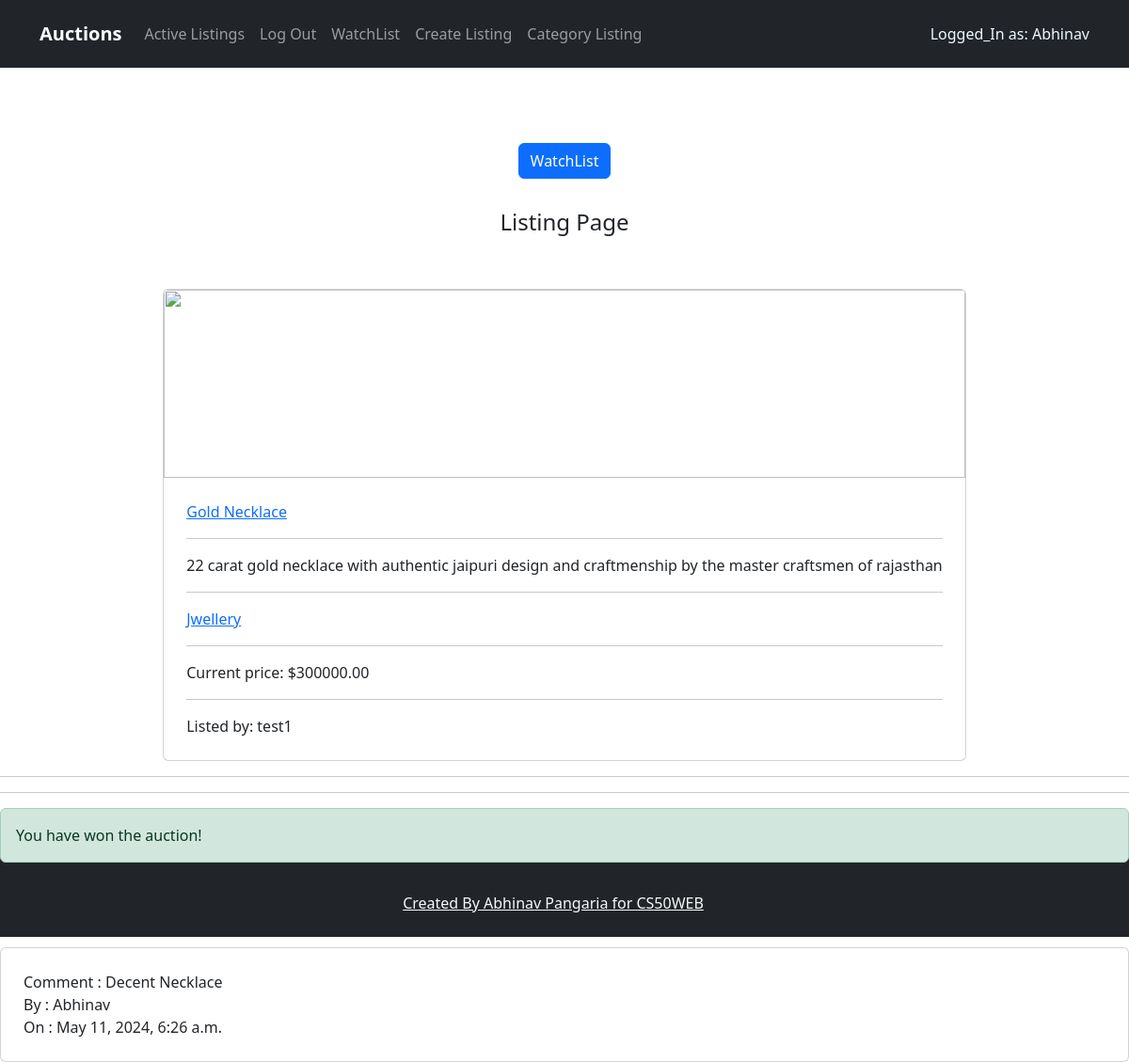
The page /auction_view/2 (signed in) on the database its author committed.
### auctions/models.py (models this page shows, shortened)
class User(AbstractUser):
    pass

class AuctionListing(models.Model):
    title = models.CharField(max_length=100)
    description = models.TextField()
    starting_bid = models.DecimalField(max_digits=10, decimal_places=2)
    current_bid = models.DecimalField(max_digits=10, decimal_places=2)
    category = models.CharField(max_length=50)
    image_url = models.URLField(null = True)
    created_by = models.ForeignKey(User, on_delete=models.CASCADE)
    created_at = models.DateTimeField(auto_now_add=True)
    active = models.BooleanField(default=True)
    favoured = models.ManyToManyField(settings.AUTH_USER_MODEL, related_name="user_favoured", blank=True)
    def __str__(self):
        return self.title

class Comment(models.Model):
    listing = models.ForeignKey(AuctionListing, on_delete=models.CASCADE)
    commenter = models.ForeignKey(User, on_delete=models.SET_NULL,null=True)
    content = models.TextField()
    created_at = models.DateTimeField(auto_now_add=True)
    class Meta:
        ordering = ['created_at']

### auctions/views.py (the view)
# urls.py: path("auction_view/<int:pk>", views.auction_view, name="auction_view"),
def auction_view(request, pk):
    listing = AuctionListing.objects.get(id=pk)
    if request.user.is_authenticated:
        try:
            top_bid = Bid.objects.filter(listing=listing.id).order_by("-bid_amount")[0]
        except:
            top_bid = None
        if request.method == "POST":
            if "bid" in request.POST:
                bid_form = BidForm(request.POST, listing=listing)
                if bid_form.is_valid() and request.user.is_authenticated:
                    temp = bid_form.save(commit=False)
                    temp.bidder = request.user
                    temp.listing = listing
                    temp.save()
                    listing.current_bid = temp.bid_amount
                    listing.save()
                    return redirect(auction_view, pk=listing.pk)
            elif "comment" in request.POST:
                comment_form = CommentForm(request.POST)
                if comment_form.is_valid() and request.user.is_authenticated:
                    temp = comment_form.save(commit=False)
                    temp.commenter = request.user
                    temp.listing = listing
                    temp.save()
                    return redirect(auction_view, pk=listing.pk)
        else:
            form_comment = CommentForm()
            minimum_bid = listing.current_bid + Decimal(0.01).quantize(Decimal("1.00"))
            bid_form = BidForm(initial={"amount": minimum_bid}, listing=listing)
            bids = Bid.objects.filter(listing=listing.id).order_by("-bid_amount")
            comments = Comment.objects.filter(listing=listing)
            print("----->", listing)
            return render(
                request,
                "auctions/specific_listing.html",
                {
                    "listing": listing,
                    "form_comment": form_comment,
                    "bids": bids,
                    "top_bid": top_bid,
                    "min_bid": minimum_bid,
                    "bid_form": bid_form,
                    "comments": comments,
                },
            )
    else:
        return HttpResponseRedirect(reverse("login"))

### auctions/templates/auctions/specific_listing.html (shortened to what this page needs)
{% extends "auctions/layout.html" %}
{% block body %}
<div style="height:5rem;"></div>
    <div class="card-body d-flex flex-column align-items-center">
        <form action="{% url 'wishlist' pk=listing.id %}" method="post">
            <button type="submit" class="btn btn-primary">WatchList</button>
        </form>
</div>
<div style="height: 2rem;"></div>
<div class="card-body d-flex flex-column align-items-center">
    <h4>Listing Page</h4>
    <div class="card" style="margin-top:3rem;"><img class="card-img-top w-100 d-block fit-cover" style="height: 200px;"
            src="{{ listing.image_url }}" />
        <div class="card-body p-4">
            <div class="card-title"><a href="{% url 'auction_view' pk=listing.id %}">{{ listing.title }}</a></div>
            <hr>
            <p class="card-text">{{ listing.description }}</p>
            <hr>
        <div class="card-title"><a href="{% url 'category_listing' cat=listing.category %}">{{ listing.category }}</a></div>
            <hr>
            <div class="d-flex">
                <span>Current price: ${{ listing.current_bid }}</span>
            </div>
            <hr>
            <div class="d-flex">
                <span>Listed by: {{ listing.created_by }}</span>
            </div>
        </div>
    </div>
</div>
{% if listing.created_by == request.user %}
<hr>
{% if listing.active %}
<div class="card-body d-flex flex-column align-items-center">
    <h4>Close Auction</h4>
    <div class="card" style="margin-top:3rem; margin-bottom:2rem;">
        <div class="card-body p-4">
            <p class="card-text">Starting Bid : ${{ listing.starting_bid }} <br> Current_Bid :
                ${{ listing.current_bid }}</p>
        </div>
    </div>
    <div>
        <form action="{% url 'close_auction' pk=listing.id %}">
             {% csrf_token %}
            <button type="submit" class="btn btn-danger">Close Auction</button>
        </form>
    </div>
</div>
{% else %}
<div class="alert alert-danger" role="alert">
    You have closed the auction!
    <p>The winning bid was ${{ top_bid.bid_amount }} by {{ top_bid.bidder }}</p>
</div>
{% endif %}
{% else %}
    {% if listing.active %}
    <hr>
    <div class="card" style="margin-top:3rem; margin-bottom:2rem;">
        <div class="card-body p-4">
            <p class="card-text">Starting Bid : ${{ listing.starting_bid }} <br> Current_Bid :
                ${{ listing.current_bid }}
                <br> Minimum_Bid :
                ${{ min_bid }}
            </p>
        </div>
    </div>
    <div style="height:5rem;"></div>
    <div class="card-body d-flex flex-column align-items-center">
        <h4 class="card-text">Biding Form</h4>
        <div style="height: 2rem;"></div>
        <form action="{% url 'auction_view' pk=listing.id %}" method="post">
            {% csrf_token %}
            <div class="form-group">
                <label for="id_title" class="form-label"><strong>Biding Amount:</strong></label>
                </br>
                {{ bid_form.bid_amount }}
            </div>
            <div style="height: 1rem;"></div>
            <button type="submit" class="btn btn-primary" name='bid'>Submit</button>
        </form>
    </div>
    <hr>
    <div style="height:2rem;"></div>
    <div class="card-body d-flex flex-column align-items-center">
        <h4 class="card-text">Comments</h4>
        <div style="height: 2rem;"></div>
        <form action="{% url 'auction_view' pk=listing.id %}" method="post">
            {% csrf_token %}
            <div class="form-group">
                <label for="id_title" class="form-label"><strong>Comment:</strong></label>
                </br>
                {{ form_comment.content }}
            </div>
            <div style="height: 1rem;"></div>
            <button type="submit" class="btn btn-primary" name='comment'>Submit</button>
        </form>
    </div>
    <div style="height:2rem;"></div>
    {% else %}
    <hr>
    <hr>
    {% if top_bid.bidder == request.user %}
    <div class="alert alert-success" role="alert">
        You have won the auction!
    </div>
    {% else %}
    <div class="alert alert-danger" role="alert">
        You have lost the auction!
        <p>The winning bid was ${{ top_bid.bid_amount }} by {{ top_bid.bidder }}</p>
    </div>
    {% endif %}
    {% endif %}
    {% endif %}
    <hr>
    <hr>
    <h5>Recent Comments</h5>
    {% for comm in comments %}
    <div class="card" style="margin-top:1rem; margin-bottom:1rem;">
        <div class="card-body p-4">
            <p class="card-text">Comment : {{ comm.content }} <br> By : {{ comm.commenter }}
                <br> On : {{ comm.created_at }}
            </p>
        </div>
    </div>
        {% endfor %}
    {% endblock %}

### auctions/templates/auctions/layout.html (shortened to what this page needs)
{% load static %}
<!DOCTYPE html>
<html lang="en">
<head>
    <link href="https://cdn.jsdelivr.net/npm/bootstrap@5.3.3/dist/css/bootstrap.min.css" rel="stylesheet">
    <link href="{% static 'auctions/styles.css' %}" rel="stylesheet">
</head>
<body>
    <main style="height:75vw;">
    <nav class="navbar navbar-expand-md bg-dark py-3" data-bs-theme="dark">
        <div class="container"><a class="navbar-brand d-flex align-items-center" href="{% url 'active_listing' %}"><span><strong>Auctions</strong></span></a>
            <div id="navcol-1" class="collapse navbar-collapse">
                <ul class="navbar-nav me-auto">
                    <li class="nav-item">
                        <a class="nav-link" href="{% url 'active_listing' %}">Active Listings</a>
                    </li>
                    {% if user.is_authenticated %}
                    <li class="nav-item">
                        <a class="nav-link" href="{% url 'logout' %}">Log Out</a>
                    </li>
                    <li class="nav-item">
                        <a class="nav-link" href="{% url 'bookmarks' %}">WatchList</a>
                    </li>
                    {% endif %}
                    <li class="nav-item">
                        <a class="nav-link" href="{% url 'create_listing' %}">Create Listing</a>
                    </li>
                    <li class="nav-item">
                        <a class="nav-link" href="{% url 'categories' %}">Category Listing</a>
                    </li>
                </ul>
                {% if user.is_authenticated %}
                <span style="color: aliceblue;"> Logged_In as: {{request.user}}</span>
                {% endif %}
            </div>
        </div>
    </nav>
    {% block body %}
    {% endblock %}
</main>
{% include 'auctions/footer.html' %}
</body>
</html>

### auctions/static/auctions/styles.css (style rules this page uses)
html, body { height: 100%; margin: 0; padding: 0; }

### rows shown on the page
User: user "Abhinav"
AuctionListing: title "Gold Necklace", description "22 carat gold necklace with authentic jaipuri design and craftmenship by the master craftsmen of rajasthan", category "Jwellery", current_bid "300000.00", created_by "test1"
Comment: content "Decent Necklace", commenter "Abhinav", created_at "May 11, 2024, 6:26 a.m."
